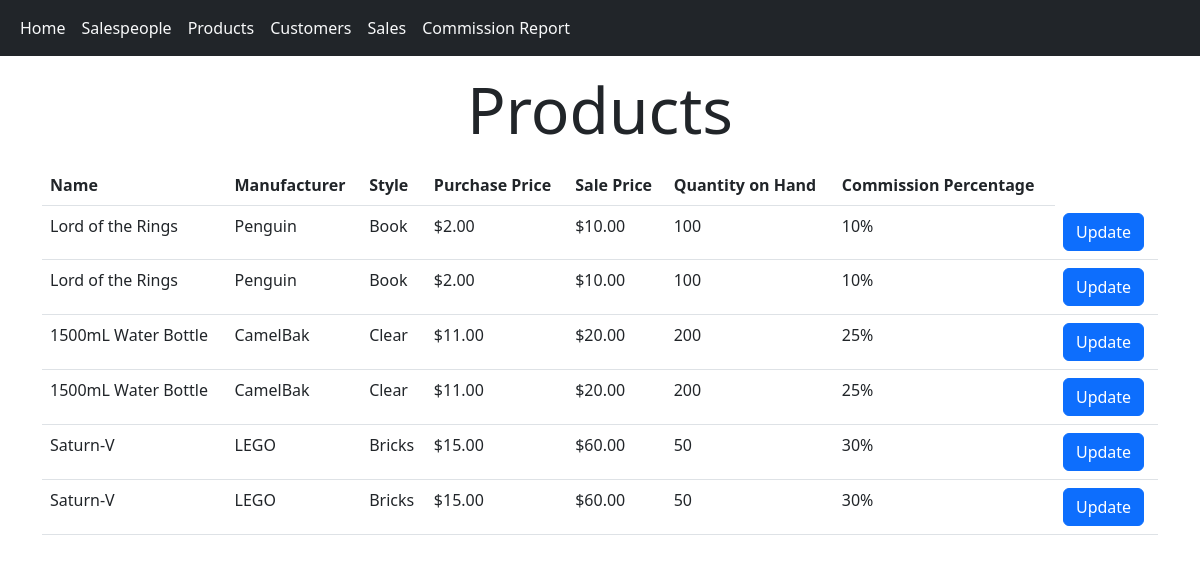
The page /products on the database as committed earlier.
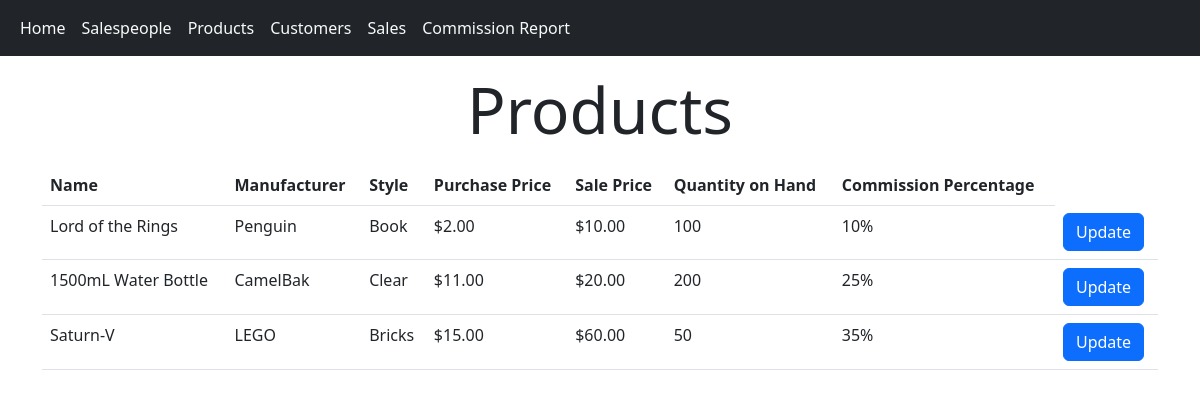
The same page on the database as committed later.
### bespoked_bikes_sales/models.py (models this page shows)
class Product(db.Model):
    id: Mapped[int] = mapped_column(primary_key=True)
    name: Mapped[str] = mapped_column(String(50))
    manufacturer: Mapped[str] = mapped_column(String(50))
    style: Mapped[str] = mapped_column(String(50))
    purchase_price: Mapped[float] = mapped_column(default=0.0)
    sale_price: Mapped[float] = mapped_column(default=0.0)
    quantity: Mapped[int] = mapped_column(default=0)
    commission_percentage: Mapped[float] = mapped_column(default=0.0)
    discounts: Mapped[List["Discount"]] = relationship()

### bespoked_bikes_sales/routes.py (the view)
@app.route("/products")
def products():
    product_list = db.session.execute(db.select(Product).order_by(Product.sale_price)).scalars()
    return render_template("products.jinja", products=product_list)

### bespoked_bikes_sales/templates/products.jinja (shortened to what this page needs)
{% extends "base.jinja" %}
{% block body %}
<div class="container">
	<h1 class="display-3 mt-3 mb-3 text-center">Products</h1>
	<table class="table">
		<thead>
			<tr>
				<th scope="col">Name</th>
				<th scope="col">Manufacturer</th>
				<th scope="col">Style</th>
				<th scope="col">Purchase Price</th>
				<th scope="col">Sale Price</th>
				<th scope="col">Quantity on Hand</th>
				<th scope="col">Commission Percentage</th>
			</tr>
		</thead>
		<tbody>
			{% for product in products %}
			<tr>
				<td>{{ product.name }}</td>
				<td>{{ product.manufacturer }}</td>
				<td>{{ product.style }}</td>
				<td>{{ "${:,.2f}".format(product.purchase_price) }}</td>
				<td>{{ "${:,.2f}".format(product.sale_price) }}</td>
				<td>{{ product.quantity }}</td>
				<td>{{ "{0:.0%}".format(product.commission_percentage) }}</td>
				<td>
					<a href="/products/{{ product.id }}" class="btn btn-primary">Update</a>
				</td>
			</tr>
			{% endfor %}
		</tbody>
	</table>
</div>
{% endblock body %}

Rows that differ between the two databases and show on the page:
removed Product: name "Lord of the Rings", manufacturer "Penguin", style "Book", purchase_price "$2.00", sale_price "$10.00", quantity "100", commission_percentage "10%"
removed Product: name "1500mL Water Bottle", manufacturer "CamelBak", style "Clear", purchase_price "$11.00", sale_price "$20.00", quantity "200", commission_percentage "25%"
removed Product: name "Saturn-V", manufacturer "LEGO", style "Bricks", purchase_price "$15.00", sale_price "$60.00", quantity "50", commission_percentage "30%"
changed Product "Saturn-V": commission_percentage "30%" → "35%"
